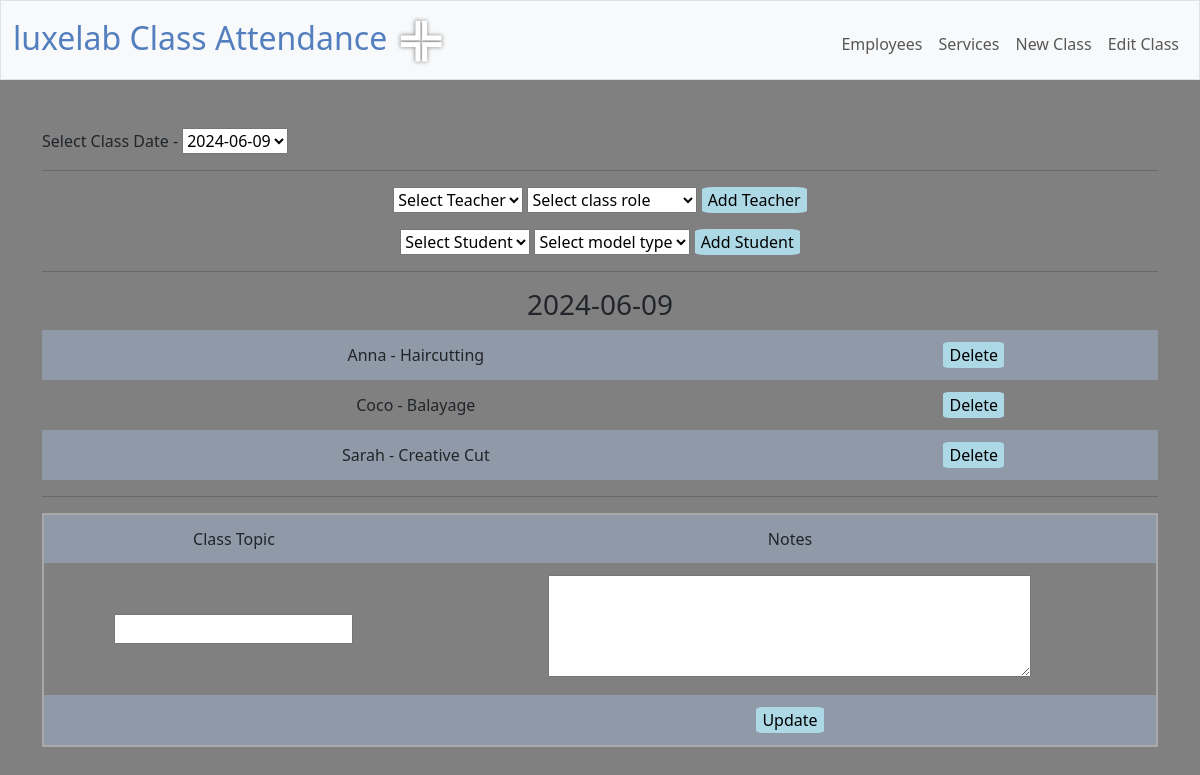
The app's page /class_edit, older data.
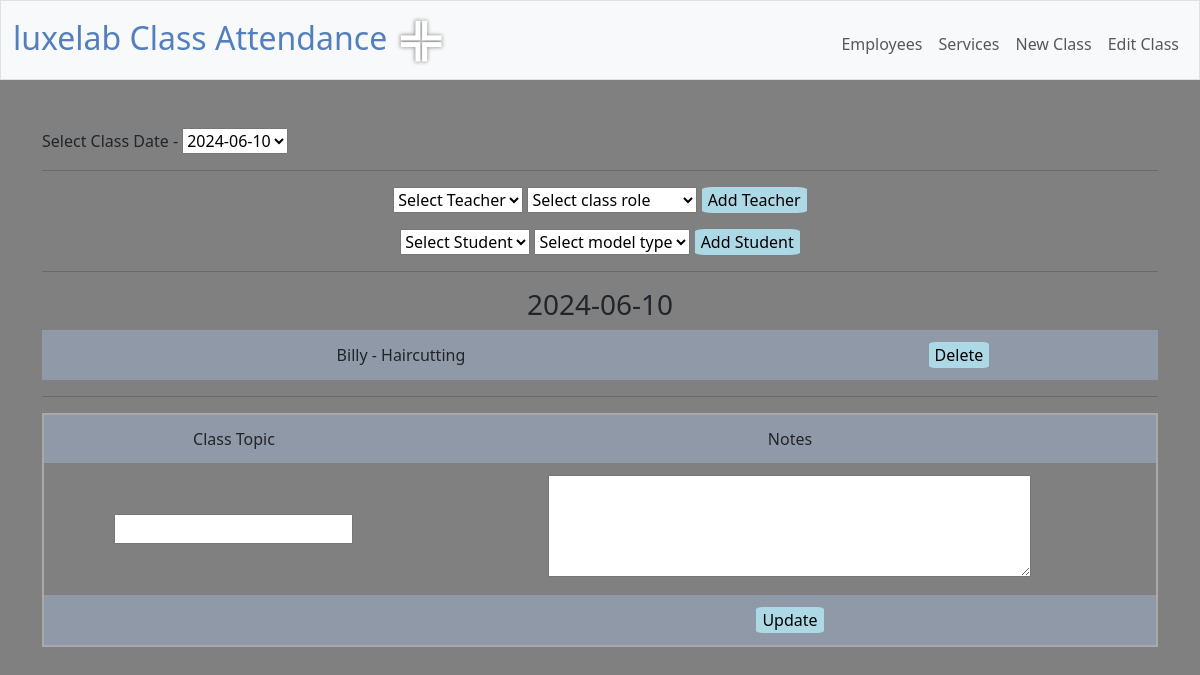
The same page, newer data.
### models.py (models this page shows)
class Base(MappedAsDataclass, DeclarativeBase):
    pass

class Class_join(Base):
    __tablename__ = "class_join"
    id: Mapped[int] = mapped_column(primary_key=True, init=False)
    class_id: Mapped[int] = mapped_column(ForeignKey("classes.id"))
    employee_id: Mapped[int] = mapped_column(ForeignKey("employees.id"))
    service_id: Mapped[int] = mapped_column(ForeignKey("services.id"))
    classes: Mapped[list["Classes"]]= relationship("Classes", back_populates="class_joins")
    employees: Mapped[list["Employees"]] = relationship("Employees", back_populates="class_joins")
    services: Mapped[list["Services"]] = relationship("Services", back_populates="class_joins")

class Employees(Base):
    __tablename__ = "employees"
    id: Mapped[int] = mapped_column(primary_key=True, init=False)
    name: Mapped[str]
    role: Mapped[int]
    active: Mapped[int]
    class_joins = relationship("Class_join", back_populates="employees")

class Services(Base):
    __tablename__ = "services"
    id: Mapped[int] = mapped_column(primary_key=True,init=False)
    service: Mapped[str]
    service_type: Mapped[int]
    class_joins = relationship("Class_join", back_populates="services")

### app.py (the view)
@app.route("/class_edit", methods=["GET", "POST"])
def class_edit():
    if request.method == "POST":
        date = request.form.get("class_date")
        teacher = request.form.get("employee")
        service = request.form.get("services")
        class_id = request.form.get("class_id")
        print(date, employees, service, class_id)
        stmt = insert(Class_join).values(class_id = class_id, employee_id = teacher, service_id = service)
        with engine.begin() as connection:
            connection.execute(stmt)
        return redirect(f"/class_edit?date={date}")
    else:
        stmt = select(Classes.class_date).order_by(Classes.class_date.desc())
        dates = []
        with engine.begin() as connection:
            for row in connection.execute(stmt):
                dates_dict = {
                    'date': row[0]
                }
                dates.append(dates_dict)
            if not dates:
                    return apology("There are no existing classes")
        cDate=[]
        if request.args.get("date") is not None:
            cDate.append ({"date": request.args.get("date")})
        else:
            cDate.append(dates[0])
        stmt = select(Services).where(Services.service_type == 0).order_by(Services.service)
        with engine.connect()  as connection:
            teacher_services = connection.execute(stmt).fetchall()
        stmt = select(Services).where(Services.service_type == 1).order_by(Services.service)
        with engine.connect()  as connection:
            student_services = connection.execute(stmt).fetchall()
        stmt = select(Employees).where(Employees.role == 0).order_by(Employees.name)
        with engine.connect() as connection:
            teachers = connection.execute(stmt).fetchall()
        stmt = select(Employees).where(Employees.role == 1).order_by(Employees.name)
        with engine.connect() as connection:
            students = connection.execute(stmt).fetchall()
        stmt = text("SELECT id from classes WHERE class_date = :date")
        with engine.connect() as connection:
            classID = connection.execute(stmt, cDate).fetchone()
        stmt = text("SELECT class_join.id AS class_join_id, classes.id, " \
        "classes.class_date, employees.id, employees.name AS employee_name, " \
        "services.service AS service_name, classes.theory_topic AS theory_topic, "\
        "classes.notes AS notes FROM class_join " \
        "JOIN classes ON classes.id = class_join.class_id " \
        "JOIN employees ON employees.id = class_join.employee_id " \
        "JOIN services ON services.id = class_join.service_id " \
        "WHERE classes.class_date = :date " \
        "ORDER BY employees.role, employees.name")
        with engine.connect() as connection:
            classes = connection.execute(stmt, cDate).fetchall()
        return render_template("/class_edit.html",  classID=classID, dates=dates, date=cDate, teachers=teachers, students=students, teacher_services=teacher_services, student_services=student_services, classes=classes)

### app.py (called while the page is built)
@app.after_request
def after_request(response):
    response.headers["Cache-Control"] = "no-cache, no-store, must-revalidate"
    response.headers["Expires"] = 0
    response.headers["Pragma"] = "no-cache"
    return response

### templates/class_edit.html (shortened to what this page needs)
{% extends "layout.html" %}
{% block main %}
{% if date %}
<div style="text-align: left;">
    <form method="get" action="/class_edit">
        Select Class Date -
        <select name="date" onchange="this.form.submit()">
            <option value="" selected disabled hidden>{{date[0].date}}</option>
        </select>
    </form>
</div>
<hr>
<div>
    <form method="post" action="/class_edit">
        <select name="employee" id="employeeDropdown" required>
            <option value="" selected disabled hidden>Select Teacher</option>
        </select>
        <select name="services" id="servicesDropdown" required>
            <option value="" selected disabled hidden>Select class role</option>
        </select>
        <input type="submit" name="add_employee" value="Add Teacher">
    </form>
    <form method="post" action="/class_edit">
        <select name="employee" id="employeeDropdown" required>
            <option value="" selected disabled hidden>Select Student</option>
        </select>
        <select name="services" id="servicesDropdown" required>
            <option value="" selected disabled hidden>Select model type</option>
        </select>
        <input type="submit" name="add_employee" value="Add Student">
    </form>
    <hr>
    {% endif %}
<div>
    <h3>{{date[0].date}}</h3>
    {% if classes %}
        <table>
            {% for class in classes %}
            <tr>
                <td>
                    {{ class.employee_name }} -
                    {{ class.service_name }}
                </td>
                <td><input type="button" name="delete{{class.class_join_id}}" id="{{class.class_join_id}}" value="Delete" onclick="deleteClassEntry({{class.class_join_id}}, '{{date[0].date}}')"></td>
            </tr>
            {% endfor %}
        </table>
        <hr>
        <form method="post" action="/update_class_data">
            <table style="border: 2px solid darkgray;">
                <tr>
                    <td>Class Topic</td>
                    <td>Notes</td>
                </tr>
                <tr>
                    <td>
                        <input type="text" name="theory_topic", value="{{classes[0].theory_topic}}">
                    </td>
                    <td>
                        <textarea name="notes" rows="4" cols="50">{{classes[0].notes}}</textarea>
                    </td>
                </tr>
                <tr style="align-content: center;">
                    <td></td>
                    <td>
                        <input type="submit" name="update" value="Update" style="border-radius: 10%; background-color: lightblue; border: none;">
                    </td>
                </tr>
            </table>
        </form>
{% else %}
    <p>This class is currently empty</p>
{% endif %}
</div>
</div>
{% endblock %}

Row changes from the older to the newer data that the page shows:
no longer on this page (row unchanged): Class_join: employee_name "Anna", service_name "Haircutting"
no longer on this page (row unchanged): Class_join: employee_name "Coco", service_name "Balayage"
no longer on this page (row unchanged): Class_join: employee_name "Sarah", service_name "Creative Cut"
added Class_join: employee_name "Billy", service_name "Haircutting"
Text that changed along with them:
form field date: "2024-06-09" → "2024-06-10"
{{ date[0].date }}: "2024-06-09" → "2024-06-10"
